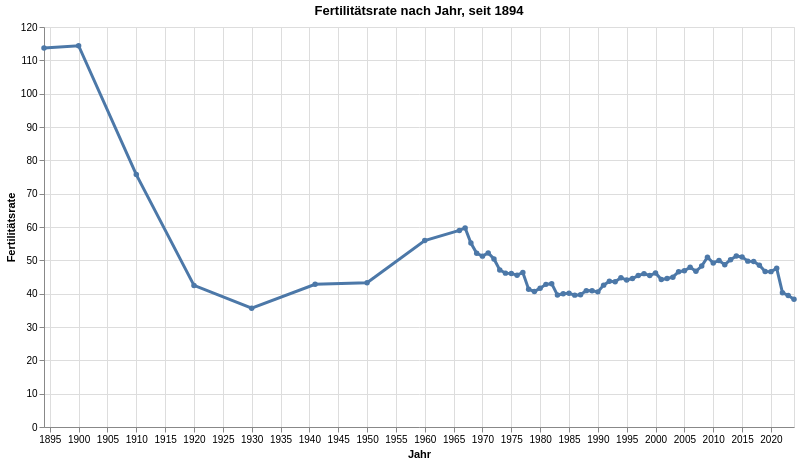

The cell this chart's notebook holds for it:
### Code cell
grafik1 = mypy_dv.plot_altair_multiline_highlight(
    data = myAgg1.reset_index()
    ,x = 'StichtagDatJahr'
    ,y = 'mean_Fertilitaetsrate_noDM'
    ,x_beschriftung = 'Jahr'
    , y_beschriftung = 'Fertilitätsrate'
    #,category = "ThemaLang"
    ,category_beschriftung= 'Legende:'
    ,warning_status = "ignore" #always or ignore
    ,myTitle="Fertilitätsrate nach Jahr, seit "+data_min_date
)
grafik1

### Figure 1 — Vega-Lite specification as saved in the notebook (floating-point values rounded to 4 significant figures)
{"config": {"view": {"continuousWidth": 300, "continuousHeight": 300}}, "layer": [{"mark": {"type": "circle"}, "encoding": {"opacity": {"value": 1.3}, "tooltip": [{"field": "StichtagDatJahr", "type": "temporal"}, {"field": "mean_Fertilitaetsrate_noDM", "type": "quantitative"}], "x": {"axis": {"title": "Jahr"}, "field": "StichtagDatJahr", "type": "temporal"}, "y": {"axis": {"title": "Fertilitätsrate"}, "field": "mean_Fertilitaetsrate_noDM", "type": "quantitative"}}, "name": "view_3", "title": "Fertilitätsrate nach Jahr, seit 1894"}, {"mark": {"type": "line"}, "encoding": {"size": {"condition": {"test": {"not": {"param": "param_3"}}, "value": 1.2}, "value": 3}, "tooltip": [{"field": "StichtagDatJahr", "type": "temporal"}, {"field": "mean_Fertilitaetsrate_noDM", "type": "quantitative"}], "x": {"axis": {"title": "Jahr"}, "field": "StichtagDatJahr", "type": "temporal"}, "y": {"axis": {"title": "Fertilitätsrate"}, "field": "mean_Fertilitaetsrate_noDM", "type": "quantitative"}}, "title": "Fertilitätsrate nach Jahr, seit 1894"}], "data": {"name": "data-ce2c0dcd8ad66f0ac8011adc0b9c4f9f"}, "height": 400, "params": [{"name": "param_3", "select": {"type": "point", "fields": [""], "nearest": true, "on": "pointerover"}, "views": ["view_3"]}], "width": 750, "$schema": "https://vega.github.io/schema/vega-lite/v5.8.0.json", "datasets": {"data-ce2c0dcd8ad66f0ac8011adc0b9c4f9f": [{"StichtagDatJahr": "1894-01-01T00:00:00", "Jahr_nbr": 1894, "sum_AnzGebuWir": 3556.0, "sum_Frauen15bis49_noDM": 36447, "mean_Fertilitaetsrate_noDM": 113.7}, {"StichtagDatJahr": "1900-01-01T00:00:00", "Jahr_nbr": 1900, "sum_AnzGebuWir": 4885.0, "sum_Frauen15bis49_noDM": 47289, "mean_Fertilitaetsrate_noDM": 114.4}, {"StichtagDatJahr": "1910-01-01T00:00:00", "Jahr_nbr": 1910, "sum_AnzGebuWir": 4067.0, "sum_Frauen15bis49_noDM": 59330, "mean_Fertilitaetsrate_noDM": 75.72}, {"StichtagDatJahr": "1920-01-01T00:00:00", "Jahr_nbr": 1920, "sum_AnzGebuWir": 3048.0, "sum_Frauen15bis49_noDM": 72228, "mean_Fertilitaetsrate_noDM": 42.48}, {"StichtagDatJahr": "1930-01-01T00:00:00", "Jahr_nbr": 1930, "sum_AnzGebuWir": 3436.0, "sum_Frauen15bis49_noDM": 86923, "mean_Fertilitaetsrate_noDM": 35.62}, {"StichtagDatJahr": "1941-01-01T00:00:00", "Jahr_nbr": 1941, "sum_AnzGebuWir": 4926.0, "sum_Frauen15bis49_noDM": 109470, "mean_Fertilitaetsrate_noDM": 42.8}, {"StichtagDatJahr": "1950-01-01T00:00:00", "Jahr_nbr": 1950, "sum_AnzGebuWir": 5432.0, "sum_Frauen15bis49_noDM": 116075, "mean_Fertilitaetsrate_noDM": 43.28}, {"StichtagDatJahr": "1960-01-01T00:00:00", "Jahr_nbr": 1960, "sum_AnzGebuWir": 6084.0, "sum_Frauen15bis49_noDM": 118029, "mean_Fertilitaetsrate_noDM": 55.95}, {"StichtagDatJahr": "1966-01-01T00:00:00", "Jahr_nbr": 1966, "sum_AnzGebuWir": 5248.0, "sum_Frauen15bis49_noDM": 112544, "mean_Fertilitaetsrate_noDM": 58.98}, {"StichtagDatJahr": "1967-01-01T00:00:00", "Jahr_nbr": 1967, "sum_AnzGebuWir": 5093.0, "sum_Frauen15bis49_noDM": 112099, "mean_Fertilitaetsrate_noDM": 59.71}, {"StichtagDatJahr": "1968-01-01T00:00:00", "Jahr_nbr": 1968, "sum_AnzGebuWir": 4777.0, "sum_Frauen15bis49_noDM": 112515, "mean_Fertilitaetsrate_noDM": 55.17}, {"StichtagDatJahr": "1969-01-01T00:00:00", "Jahr_nbr": 1969, "sum_AnzGebuWir": 4343.0, "sum_Frauen15bis49_noDM": 112271, "mean_Fertilitaetsrate_noDM": 52.12}, {"StichtagDatJahr": "1970-01-01T00:00:00", "Jahr_nbr": 1970, "sum_AnzGebuWir": 4150.0, "sum_Frauen15bis49_noDM": 109985, "mean_Fertilitaetsrate_noDM": 51.26}, {"StichtagDatJahr": "1971-01-01T00:00:00", "Jahr_nbr": 1971, "sum_AnzGebuWir": 3874.0, "sum_Frauen15bis49_noDM": 106703, "mean_Fertilitaetsrate_noDM": 52.23}, {"StichtagDatJahr": "1972-01-01T00:00:00", "Jahr_nbr": 1972, "sum_AnzGebuWir": 3687.0, "sum_Frauen15bis49_noDM": 105180, "mean_Fertilitaetsrate_noDM": 50.41}, {"StichtagDatJahr": "1973-01-01T00:00:00", "Jahr_nbr": 1973, "sum_AnzGebuWir": 3365.0, "sum_Frauen15bis49_noDM": 103050, "mean_Fertilitaetsrate_noDM": 47.11}, {"StichtagDatJahr": "1974-01-01T00:00:00", "Jahr_nbr": 1974, "sum_AnzGebuWir": 3220.0, "sum_Frauen15bis49_noDM": 101520, "mean_Fertilitaetsrate_noDM": 46.16}, {"StichtagDatJahr": "1975-01-01T00:00:00", "Jahr_nbr": 1975, "sum_AnzGebuWir": 3028.0, "sum_Frauen15bis49_noDM": 99259, "mean_Fertilitaetsrate_noDM": 46.07}, {"StichtagDatJahr": "1976-01-01T00:00:00", "Jahr_nbr": 1976, "sum_AnzGebuWir": 2880.0, "sum_Frauen15bis49_noDM": 96816, "mean_Fertilitaetsrate_noDM": 45.55}, {"StichtagDatJahr": "1977-01-01T00:00:00", "Jahr_nbr": 1977, "sum_AnzGebuWir": 2871.0, "sum_Frauen15bis49_noDM": 95721, "mean_Fertilitaetsrate_noDM": 46.35}, {"StichtagDatJahr": "1978-01-01T00:00:00", "Jahr_nbr": 1978, "sum_AnzGebuWir": 2882.0, "sum_Frauen15bis49_noDM": 95237, "mean_Fertilitaetsrate_noDM": 41.34}, {"StichtagDatJahr": "1979-01-01T00:00:00", "Jahr_nbr": 1979, "sum_AnzGebuWir": 2893.0, "sum_Frauen15bis49_noDM": 94771, "mean_Fertilitaetsrate_noDM": 40.66}, {"StichtagDatJahr": "1980-01-01T00:00:00", "Jahr_nbr": 1980, "sum_AnzGebuWir": 2953.0, "sum_Frauen15bis49_noDM": 93037, "mean_Fertilitaetsrate_noDM": 41.65}, {"StichtagDatJahr": "1981-01-01T00:00:00", "Jahr_nbr": 1981, "sum_AnzGebuWir": 2989.0, "sum_Frauen15bis49_noDM": 92466, "mean_Fertilitaetsrate_noDM": 42.79}, {"StichtagDatJahr": "1982-01-01T00:00:00", "Jahr_nbr": 1982, "sum_AnzGebuWir": 3076.0, "sum_Frauen15bis49_noDM": 93162, "mean_Fertilitaetsrate_noDM": 43.0}, {"StichtagDatJahr": "1983-01-01T00:00:00", "Jahr_nbr": 1983, "sum_AnzGebuWir": 2994.0, "sum_Frauen15bis49_noDM": 92330, "mean_Fertilitaetsrate_noDM": 39.58}, {"StichtagDatJahr": "1984-01-01T00:00:00", "Jahr_nbr": 1984, "sum_AnzGebuWir": 2984.0, "sum_Frauen15bis49_noDM": 92113, "mean_Fertilitaetsrate_noDM": 39.97}, {"StichtagDatJahr": "1985-01-01T00:00:00", "Jahr_nbr": 1985, "sum_AnzGebuWir": 2953.0, "sum_Frauen15bis49_noDM": 91204, "mean_Fertilitaetsrate_noDM": 40.12}, {"StichtagDatJahr": "1986-01-01T00:00:00", "Jahr_nbr": 1986, "sum_AnzGebuWir": 2986.0, "sum_Frauen15bis49_noDM": 91697, "mean_Fertilitaetsrate_noDM": 39.56}, {"StichtagDatJahr": "1987-01-01T00:00:00", "Jahr_nbr": 1987, "sum_AnzGebuWir": 2942.0, "sum_Frauen15bis49_noDM": 91781, "mean_Fertilitaetsrate_noDM": 39.69}, {"StichtagDatJahr": "1988-01-01T00:00:00", "Jahr_nbr": 1988, "sum_AnzGebuWir": 3036.0, "sum_Frauen15bis49_noDM": 91540, "mean_Fertilitaetsrate_noDM": 40.91}, {"StichtagDatJahr": "1989-01-01T00:00:00", "Jahr_nbr": 1989, "sum_AnzGebuWir": 3044.0, "sum_Frauen15bis49_noDM": 90884, "mean_Fertilitaetsrate_noDM": 40.86}, {"StichtagDatJahr": "1990-01-01T00:00:00", "Jahr_nbr": 1990, "sum_AnzGebuWir": 3046.0, "sum_Frauen15bis49_noDM": 90909, "mean_Fertilitaetsrate_noDM": 40.54}, {"StichtagDatJahr": "1991-01-01T00:00:00", "Jahr_nbr": 1991, "sum_AnzGebuWir": 3342.0, "sum_Frauen15bis49_noDM": 92114, "mean_Fertilitaetsrate_noDM": 42.56}, {"StichtagDatJahr": "1992-01-01T00:00:00", "Jahr_nbr": 1992, "sum_AnzGebuWir": 3406.0, "sum_Frauen15bis49_noDM": 91923, "mean_Fertilitaetsrate_noDM": 43.73}, {"StichtagDatJahr": "1993-01-01T00:00:00", "Jahr_nbr": 1993, "sum_AnzGebuWir": 3400.0, "sum_Frauen15bis49_noDM": 91517, "mean_Fertilitaetsrate_noDM": 43.57}, {"StichtagDatJahr": "1994-01-01T00:00:00", "Jahr_nbr": 1994, "sum_AnzGebuWir": 3483.0, "sum_Frauen15bis49_noDM": 91278, "mean_Fertilitaetsrate_noDM": 44.76}, {"StichtagDatJahr": "1995-01-01T00:00:00", "Jahr_nbr": 1995, "sum_AnzGebuWir": 3419.0, "sum_Frauen15bis49_noDM": 91496, "mean_Fertilitaetsrate_noDM": 44.09}, {"StichtagDatJahr": "1996-01-01T00:00:00", "Jahr_nbr": 1996, "sum_AnzGebuWir": 3430.0, "sum_Frauen15bis49_noDM": 91195, "mean_Fertilitaetsrate_noDM": 44.53}, {"StichtagDatJahr": "1997-01-01T00:00:00", "Jahr_nbr": 1997, "sum_AnzGebuWir": 3459.0, "sum_Frauen15bis49_noDM": 91197, "mean_Fertilitaetsrate_noDM": 45.42}, {"StichtagDatJahr": "1998-01-01T00:00:00", "Jahr_nbr": 1998, "sum_AnzGebuWir": 3455.0, "sum_Frauen15bis49_noDM": 91817, "mean_Fertilitaetsrate_noDM": 46.01}, {"StichtagDatJahr": "1999-01-01T00:00:00", "Jahr_nbr": 1999, "sum_AnzGebuWir": 3489.0, "sum_Frauen15bis49_noDM": 92989, "mean_Fertilitaetsrate_noDM": 45.42}, {"StichtagDatJahr": "2000-01-01T00:00:00", "Jahr_nbr": 2000, "sum_AnzGebuWir": 3577.0, "sum_Frauen15bis49_noDM": 93895, "mean_Fertilitaetsrate_noDM": 46.22}, {"StichtagDatJahr": "2001-01-01T00:00:00", "Jahr_nbr": 2001, "sum_AnzGebuWir": 3472.0, "sum_Frauen15bis49_noDM": 94651, "mean_Fertilitaetsrate_noDM": 44.22}, {"StichtagDatJahr": "2002-01-01T00:00:00", "Jahr_nbr": 2002, "sum_AnzGebuWir": 3553.0, "sum_Frauen15bis49_noDM": 95729, "mean_Fertilitaetsrate_noDM": 44.55}, {"StichtagDatJahr": "2003-01-01T00:00:00", "Jahr_nbr": 2003, "sum_AnzGebuWir": 3629.0, "sum_Frauen15bis49_noDM": 95971, "mean_Fertilitaetsrate_noDM": 44.95}, {"StichtagDatJahr": "2004-01-01T00:00:00", "Jahr_nbr": 2004, "sum_AnzGebuWir": 3791.0, "sum_Frauen15bis49_noDM": 96282, "mean_Fertilitaetsrate_noDM": 46.6}, {"StichtagDatJahr": "2005-01-01T00:00:00", "Jahr_nbr": 2005, "sum_AnzGebuWir": 3895.0, "sum_Frauen15bis49_noDM": 96975, "mean_Fertilitaetsrate_noDM": 46.87}, {"StichtagDatJahr": "2006-01-01T00:00:00", "Jahr_nbr": 2006, "sum_AnzGebuWir": 4029.0, "sum_Frauen15bis49_noDM": 98393, "mean_Fertilitaetsrate_noDM": 47.93}, {"StichtagDatJahr": "2007-01-01T00:00:00", "Jahr_nbr": 2007, "sum_AnzGebuWir": 4119.0, "sum_Frauen15bis49_noDM": 101323, "mean_Fertilitaetsrate_noDM": 46.71}, {"StichtagDatJahr": "2008-01-01T00:00:00", "Jahr_nbr": 2008, "sum_AnzGebuWir": 4349.0, "sum_Frauen15bis49_noDM": 102479, "mean_Fertilitaetsrate_noDM": 48.28}, {"StichtagDatJahr": "2009-01-01T00:00:00", "Jahr_nbr": 2009, "sum_AnzGebuWir": 4639.0, "sum_Frauen15bis49_noDM": 103332, "mean_Fertilitaetsrate_noDM": 50.95}, {"StichtagDatJahr": "2010-01-01T00:00:00", "Jahr_nbr": 2010, "sum_AnzGebuWir": 4588.0, "sum_Frauen15bis49_noDM": 104128, "mean_Fertilitaetsrate_noDM": 49.21}, {"StichtagDatJahr": "2011-01-01T00:00:00", "Jahr_nbr": 2011, "sum_AnzGebuWir": 4760.0, "sum_Frauen15bis49_noDM": 105480, "mean_Fertilitaetsrate_noDM": 49.97}, {"StichtagDatJahr": "2012-01-01T00:00:00", "Jahr_nbr": 2012, "sum_AnzGebuWir": 4678.0, "sum_Frauen15bis49_noDM": 106597, "mean_Fertilitaetsrate_noDM": 48.69}, {"StichtagDatJahr": "2013-01-01T00:00:00", "Jahr_nbr": 2013, "sum_AnzGebuWir": 4920.0, "sum_Frauen15bis49_noDM": 108112, "mean_Fertilitaetsrate_noDM": 50.18}, {"StichtagDatJahr": "2014-01-01T00:00:00", "Jahr_nbr": 2014, "sum_AnzGebuWir": 5145.0, "sum_Frauen15bis49_noDM": 109875, "mean_Fertilitaetsrate_noDM": 51.3}, {"StichtagDatJahr": "2015-01-01T00:00:00", "Jahr_nbr": 2015, "sum_AnzGebuWir": 5191.0, "sum_Frauen15bis49_noDM": 111188, "mean_Fertilitaetsrate_noDM": 51.03}, {"StichtagDatJahr": "2016-01-01T00:00:00", "Jahr_nbr": 2016, "sum_AnzGebuWir": 5176.0, "sum_Frauen15bis49_noDM": 112520, "mean_Fertilitaetsrate_noDM": 49.76}, {"StichtagDatJahr": "2017-01-01T00:00:00", "Jahr_nbr": 2017, "sum_AnzGebuWir": 5240.0, "sum_Frauen15bis49_noDM": 114576, "mean_Fertilitaetsrate_noDM": 49.64}, {"StichtagDatJahr": "2018-01-01T00:00:00", "Jahr_nbr": 2018, "sum_AnzGebuWir": 5212.0, "sum_Frauen15bis49_noDM": 116029, "mean_Fertilitaetsrate_noDM": 48.54}, {"StichtagDatJahr": "2019-01-01T00:00:00", "Jahr_nbr": 2019, "sum_AnzGebuWir": 5134.0, "sum_Frauen15bis49_noDM": 117729, "mean_Fertilitaetsrate_noDM": 46.65}, {"StichtagDatJahr": "2020-01-01T00:00:00", "Jahr_nbr": 2020, "sum_AnzGebuWir": 5133.0, "sum_Frauen15bis49_noDM": 117724, "mean_Fertilitaetsrate_noDM": 46.61}, {"StichtagDatJahr": "2021-01-01T00:00:00", "Jahr_nbr": 2021, "sum_AnzGebuWir": 5261.0, "sum_Frauen15bis49_noDM": 118204, "mean_Fertilitaetsrate_noDM": 47.6}, {"StichtagDatJahr": "2022-01-01T00:00:00", "Jahr_nbr": 2022, "sum_AnzGebuWir": 4538.0, "sum_Frauen15bis49_noDM": 120607, "mean_Fertilitaetsrate_noDM": 40.29}, {"StichtagDatJahr": "2023-01-01T00:00:00", "Jahr_nbr": 2023, "sum_AnzGebuWir": 4475.0, "sum_Frauen15bis49_noDM": 121810, "mean_Fertilitaetsrate_noDM": 39.45}, {"StichtagDatJahr": "2024-01-01T00:00:00", "Jahr_nbr": 2024, "sum_AnzGebuWir": 4345.0, "sum_Frauen15bis49_noDM": 122321, "mean_Fertilitaetsrate_noDM": 38.35}]}}
